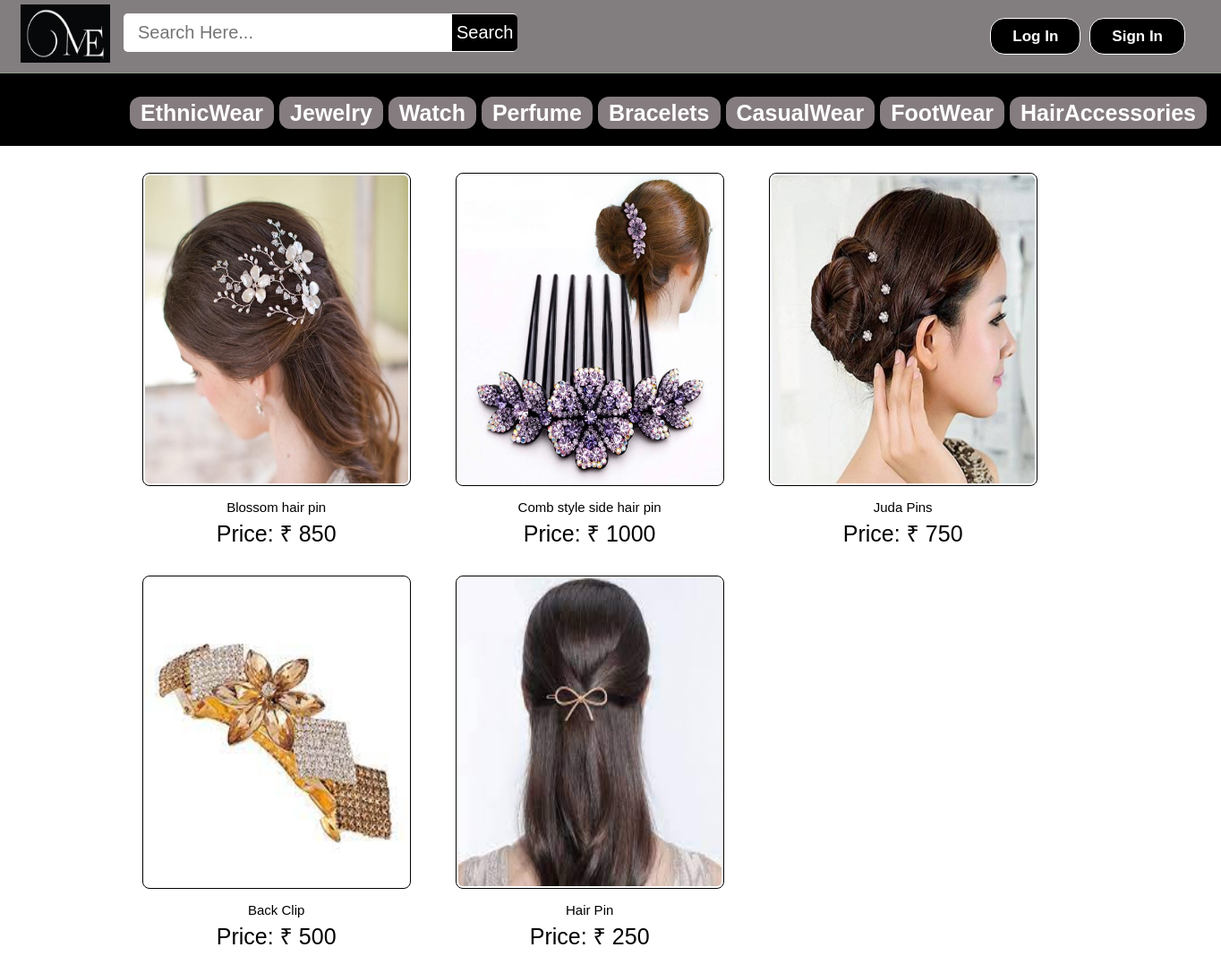
Screenshot of /women/hairaccessories.php with the database file from the repository.
### tables this page shows
CREATE TABLE `products` (
  `id` int(11) NOT NULL,
  `pName` varchar(100) NOT NULL,
  `price` int(11) NOT NULL,
  `description` text NOT NULL,
  `available` int(11) NOT NULL,
  `category` varchar(100) NOT NULL,
  `type` varchar(100) NOT NULL,
  `item` varchar(100) NOT NULL,
  `pCode` varchar(20) NOT NULL,
  `picture` text NOT NULL
);

### women/hairaccessories.php (the view, shortened to what this page needs)
<!DOCTYPE html>
<html>
<head>
	<link rel="stylesheet" type="text/css" href="../css/style.css">
</head>
<body>
	<?php include ( "../inc/mainheader.inc.php" ); ?>
	<div class="categories">
		<table>
			<tr>
				<th>
					<a href="ethnicwear.php" style="text-decoration: none;color: #FFF;padding: 4px 12px;background-color: #857C7F;border-radius: 12px;">EthnicWear</a>
				</th>
				<th><a href="jewelry.php" style="text-decoration: none;color: #FFF;padding: 4px 12px;background-color: #857C7F;border-radius: 12px;">Jewelry</a></th>
				<th><a href="watch.php" style="text-decoration: none;color: #FFF;padding: 4px 12px;background-color: #857C7F;border-radius: 12px;">Watch</a></th>
				<th><a href="perfume.php" style="text-decoration: none;color: #FFF;padding: 4px 12px;background-color: #857C7F;border-radius: 12px;">Perfume</a></th>
				<th><a href="bracelets.php" style="text-decoration: none;color: #FFF;padding: 4px 12px;background-color: #857C7F;border-radius: 12px;">Bracelets</a></th>
				<th><a href="casualwear.php" style="text-decoration: none;color: #FFF;padding: 4px 12px;background-color: #857C7F;border-radius: 12px;">CasualWear</a></th>
				<th><a href="footwear.php" style="text-decoration: none;color: #FFF;padding: 4px 12px;background-color: #857C7F;border-radius: 12px;">FootWear</a></th>
				<th><a href="hairaccessories.php" style="text-decoration: none;color: #FFF;padding: 4px 12px;background-color: #857C7F;border-radius: 12px;">HairAccessories</a></th>
			</tr>
		</table>
	</div>
	<div style="padding: 30px 120px; font-size: 25px; margin: 0 auto; display: table; width: 98%;">
		<div>
		<?php
			$getposts = mysql_query("SELECT * FROM products WHERE available >='1' AND item ='HairAccessories'  ORDER BY id DESC LIMIT 10") or die(mysql_error());
					if (mysql_num_rows($getposts)) {
					while ($row = mysql_fetch_assoc($getposts)) {
						$id = $row['id'];
						$pName = $row['pName'];
						$price = $row['price'];
						$picture = $row['picture'];
						echo '
							<ul style="float: left;">
								<li style="float: left; padding: 0px 25px 25px 25px;">
									<div class="home-prodlist-img"><a href="view_product.php?pid='.$id.'">
										<img src="../image/product/hairaccessories/'.$picture.'" class="home-prodlist-imgi">
										</a>
										<div style="text-align: center; padding: 0 0 6px 0;"> <span style="font-size: 15px;">'.$pName.'</span><br> Price: ₹ '.$price.'</div>
									</div>
								</li>
							</ul>
						';
						}
				}
		?>
		</div>
	</div>
</body>
</html>

### css/style.css (style rules this page uses)
html, body, div, span, applet, object, iframe, h1, h2, h3, h4, h5, h6, p, blockquote, pre, a, abbr, acronym, address, big, cite, code, del, dfn, em, img, ins, kbd, q, s, samp, small, strike, strong, sub, sup, tt, var, b, u, i, center, dl, dt, dd, ol, ul, li, fieldset, form, label, legend, table, caption, tbody, tfoot, thead, tr, th, td, article, aside, canvas, details, embed, figure, figcaption, footer, header, hgroup, menu, nav, output, ruby, section, summary, time, mark, audio, video { margin: 0; padding: 0; border: 0; font: inherit; vertical-align: baseline; box-sizing: border-box; }
body { line-height: normal; }
ol, ul { list-style: none; }
table { border-collapse: collapse; border-spacing: 0; }
* { margin: 0px; padding: 0px; }
body, button, input, label, select, td, textarea { font-family: Arial, Helvetica, tahoma,verdana,arial,sans-serif; font-size: 12px; }
body { width: 100%; position: relative; background-color: #FFFFFF; min-width: 1080px; }
.home-prodlist-imgi { height: 350px; width: 300px; padding: 2px; border: 1px solid #000000; border-radius: 8px; }
.categories { line-height: 1.3; font-weight: bold; color: #fff; padding: 110px 20px 20px 145px; background-color: #000000; text-align: center; font-size: 25px; }
.categories table tbody tr th { padding: 0px 6px 0px 0px; }

### rows the page displays
products: picture (picture), pName "Blossom hair pin", price "850"
products: picture (picture), pName "Comb style side hair pin", price "1000"
products: picture (picture), pName "Juda Pins", price "750"
products: picture (picture), pName "Back Clip", price "500"
products: picture (picture), pName "Hair Pin", price "250"
